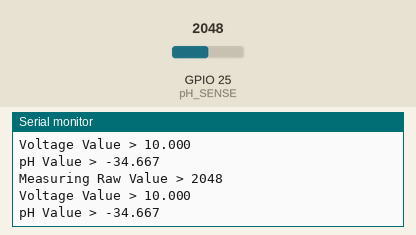
Simulated run of this sketch. Board: ESP32. Parts: the last lines printed to the serial monitor. Inputs (shaded band) come from the test bench; at power-on: GPIO 25 (pH_SENSE) = 2048.

Above: at 3.8 s.
3.9 s: GPIO 25 (pH_SENSE) set to 2866
At 7.4 s:
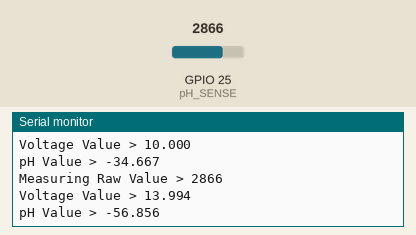
7.8 s: GPIO 25 (pH_SENSE) set to 3603
At 9.8 s:
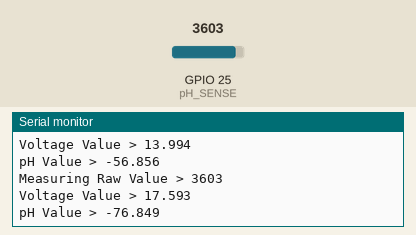
Timing chart, 0 to 11.3 s (numbered marks = the images above; inputs shaded):
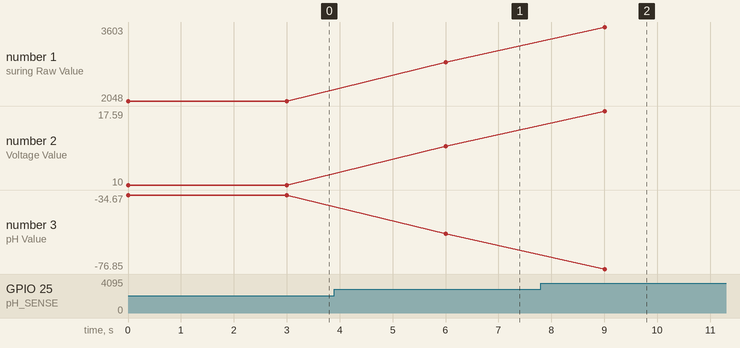

Measured:
- after the input at 3.9 s, the serial monitor: prints a new line after 2.1 s (image 1)
- after the input at 7.8 s, the serial monitor: prints a new line after 1.2 s (image 2)
- plotted number 1: 2048 → 2866 after the input at 3.9 s, 2866 → 3603 after the input at 7.8 s
- plotted number 2: 10 → 13.99 after the input at 3.9 s, 13.99 → 17.59 after the input at 7.8 s
- plotted number 3: -34.67 → -56.86 after the input at 3.9 s, -56.86 → -76.85 after the input at 7.8 s

The sketch:

pH_E-201-C.ino
```cpp
// การต่อใช้งาน
// ขา TO คือ แสดงค่าอุณหภูมิ
// ขา DO แสดงค่าเมื่อ PH เกินค่าที่ตั้งใว้
// ขา PO แสดงค่า PH
// ขา V+ คื่อต่อไฟ +5V
// ขา G ต่อ Gruond หรือ ไฟ 0V
// การปรับ VR V1 คือการปรับ Offset ของค่า PH
// การปรับ VR V2 คือการปรับ ค่า Alarm คือ การแจ้งเตือน จะออก Pin D0

#include <Wire.h>
#define pH_SENSE 25
#define temp_SENSE 26

void setup() {
  Serial.begin(115200);
  pinMode(pH_SENSE, INPUT);
  Serial.println("PH SENSOR MODULE");
}

void loop(){
    int measuringVal = analogRead(pH_SENSE);
    Serial.print("Measuring Raw Value > ");
    Serial.println(measuringVal);
    double vltValue = 5/1024.0 * measuringVal;
    Serial.print("Voltage Value > ");
    Serial.print(vltValue, 3);
    float P0 = 7 + ((2.5 - vltValue) / 0.18);
    Serial.println("");
    Serial.print("pH Value > ");
    Serial.println(P0, 3);
    Serial.println("");
    delay(3000);
}
```
